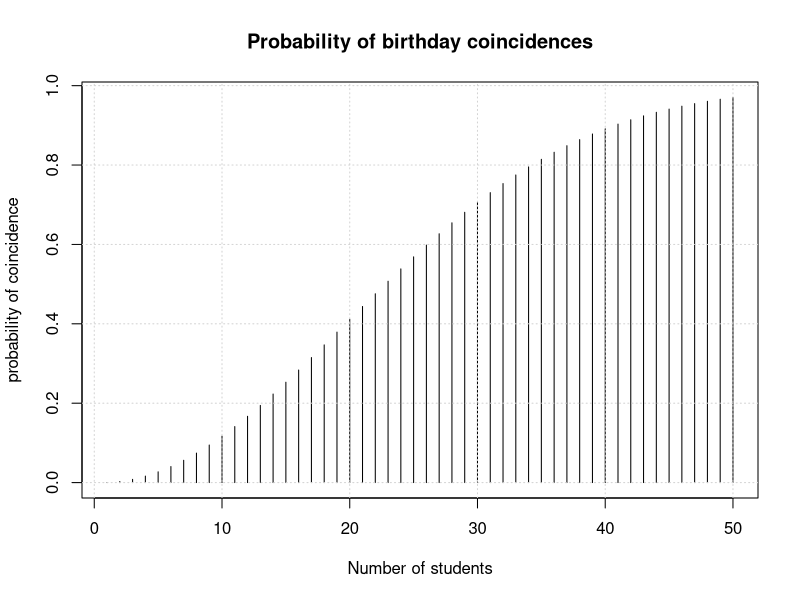
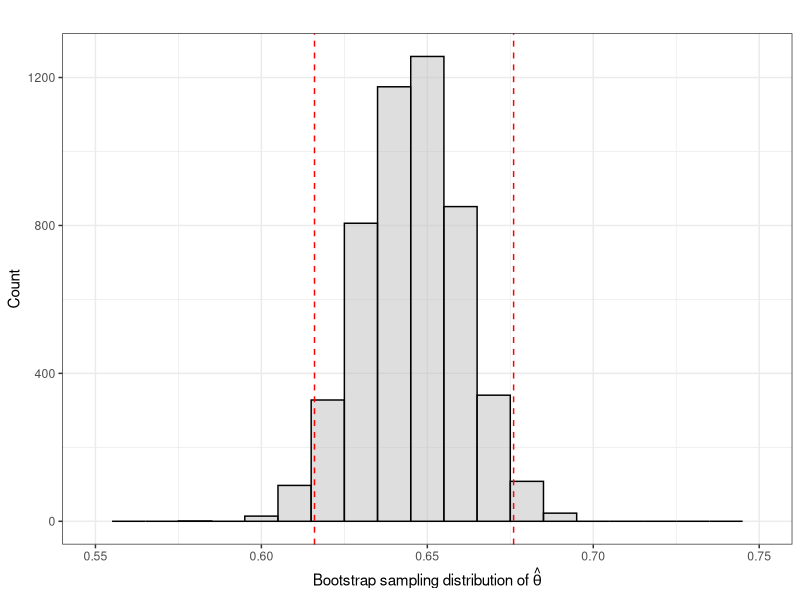

These figures' R source, in order:
## ---- chunk 1
knitr::opts_chunk$set(echo = TRUE)
## ---- chunk 2
1-(factorial(23)/365^23)*choose(365,23)
## ---- chunk 3
pbirthday(n = 23, classes = 365, coincident = 2)
## ---- chunk 4

# Birthday function
birthday <- function(k) {
  1 - (factorial(k) / 365^k)*choose(365, k)
  }

k <- 1:50
p <- birthday(k)

# Plot the results
plot(k, p, main = "Probability of birthday coincidences",
     xlab = "Number of students", ylab = "probability of coincidence", 
     type="h")
grid()
## ---- chunk 5
set.seed(123)

# Number of students in the class
k <- 23

# Number of times to replicate our experiment
sims <- 1000

# A vector to store the output
maxs <- rep(0, sims) 

# The simulation. Use the max and table functions to tally the number
#   of matches. If max() returns a value > 1 this means we have 
#   atleast one match!
for(i in 1:sims) {
  bdays <- sample(x = 1:365, size = k, replace = TRUE)
  maxs[i] <- max(table(bdays))
}

# Compute proportion of sims with atleast 1 match
mean(maxs > 1)
## ---- chunk 6
set.seed(123)
k <- 23
nsims <- 10^4
reps <- replicate(nsims, max(table(sample(1:365, k, replace = TRUE))))
mean(reps >=2)
## ---- chunk 7
monty_hall <- function(strategy = "switch", sims = 1000, first_choice = NULL) {
 
  # Initialize door vector.
  doors <- 1:3
  
  # Initialize vector to keep track of wins. 
  prize <- NULL
  
  # Inner loop.
  for(i in 1:sims) {
    
    # Randomly determine winning door.
    win_door <- sample(doors, 1)
    
    # Randomly determine your first choice.
    if(is.null(first_choice))
      first_choice <- sample(doors, 1)
    else 
      first_choice <- first_choice
    
    # The host reveals one of the doors you did not pick (which contains 
    # a goat).
    if(win_door != first_choice){
      opened_door <- doors[-c(win_door, first_choice)]
    } else {
      opened_door <- sample(doors[-c(win_door, first_choice)], 1)
    }
    
    # Result if you decide to stay.
    if(strategy == "stay"){
      result <- first_choice
    } else if(strategy == "switch") { 
      # Or if you decide to switch.
      result <- doors[-c(opened_door, first_choice)] 
    } else {
      # Or if you pick a random strategy.  
      result <- sample(doors[-opened_door], 1)
    }
    
    # Tally the outcome for this sim.
    if(result == win_door) {
      prize[i] <- "Car!"
      } else
        prize[i] <- "Goat!"
    }
  
  # Return the win percentage, averaged across all sims.
  return(mean(prize == "Car!"))
}
## ---- chunk 8

set.seed(123)

## Suppose I always pick door number 1 first. What happens if I stay?
monty_hall(strategy = "stay", sims = 10^4, first_choice = 1)

## What if I switch? 
monty_hall(strategy = "switch", sims = 10^4, first_choice = 1)

## What if I pick my second choice a random? 
monty_hall(strategy = "random", sims = 10^4, first_choice = 1)

## Suppose instead I pick the first choice at random. Does this change
## anything? (Spoiler: No!)
monty_hall(strategy = "stay", sims = 10^4)
monty_hall(strategy = "switch", sims = 10^4)
monty_hall(strategy = "random", sims = 10^4)
## ---- chunk 9
monty <- function() {
  doors <- 1:3
  
  # randomly pick where the car is 
  cardoor <- sample(doors, 1)
  
  # prompt player
  print("Monty Hall says 'Pick a door, any door!'")
  
  # receive the player's choice of door (should be 1, 2, or 3)
  chosen <- scan(what = integer(), nlines = 1, quiet = TRUE)
  
  # pick Monty's door (can't be the player's door or the car door)
  if (chosen != cardoor) 
    montydoor <- doors[-c(chosen, cardoor)]
  else 
    montydoor <- sample(doors[-chosen], 1)
  
  # find out whether the player wants to switch doors
  print(paste("Monty opens door ", montydoor, "!", sep = ""))
  print("Would you like to switch (y/n)?")
  reply <- scan(what = character(), nlines = 1, quiet = TRUE)
  
  # interpret what player wrote as "yes" if it starts with "y"
  if (substr(reply, 1, 1) == "y") 
    chosen <- doors[-c(chosen, montydoor)]
  
  # announce the result of the game!
  if (chosen == cardoor) 
    print("You won!")
  else 
    print ("You lost!")
  
}
## ---- chunk 10
set.seed(123)

## Create a randomly permuted vector of camel types:
N <- 1.2e6
camel_pop <- sample(c(rep("B", N*0.3), rep("D", N*0.65), rep("M", N*0.05)))

## Confirm it worked
table(camel_pop)/length(camel_pop)
## ---- chunk 11
set.seed(123)
n <- 1000
camel_samp <-  sample(camel_pop, n, replace = FALSE) 

# Number of bootstrap replicates
B <- 5000 

# Vector to store estimates
theta_boot <- rep(NA, B)

# Bootstrap w/ a for loop,
for(i in 1:B) {
  Z <- sample(camel_samp, n, replace = TRUE)
  theta_boot[i] <- mean(Z == "D")
}

# 95% intervals
lwr_cl <- quantile(theta_boot, .025)
upr_cl <- quantile(theta_boot, .975)

# Print result
round(c(lwr_cl, upr_cl), 2)
## ---- chunk 12
# Point estimate
mean(theta_boot)

# Approximation for SE
sqrt(var(theta_boot))

# Using the variance formula for a proportion
sqrt(mean(theta_boot)*(1-mean(theta_boot))*(n-1)^-1)
## ---- chunk 13
library(ggplot2)
qplot(theta_boot, geom="histogram", binwidth = 0.01, main = "", 
      xlab = expression(paste("Bootstrap sampling distribution of ", 
                              hat(theta))), 
      ylab = "Count",
      fill = I("grey"), col = I("black"), alpha = I(0.5), xlim = c(0.55, 0.75)) +
  geom_vline(xintercept = lwr_cl, col = "red", linetype = 2) + 
  geom_vline(xintercept = upr_cl, col = "red", linetype = 2) + 
  theme_bw()

